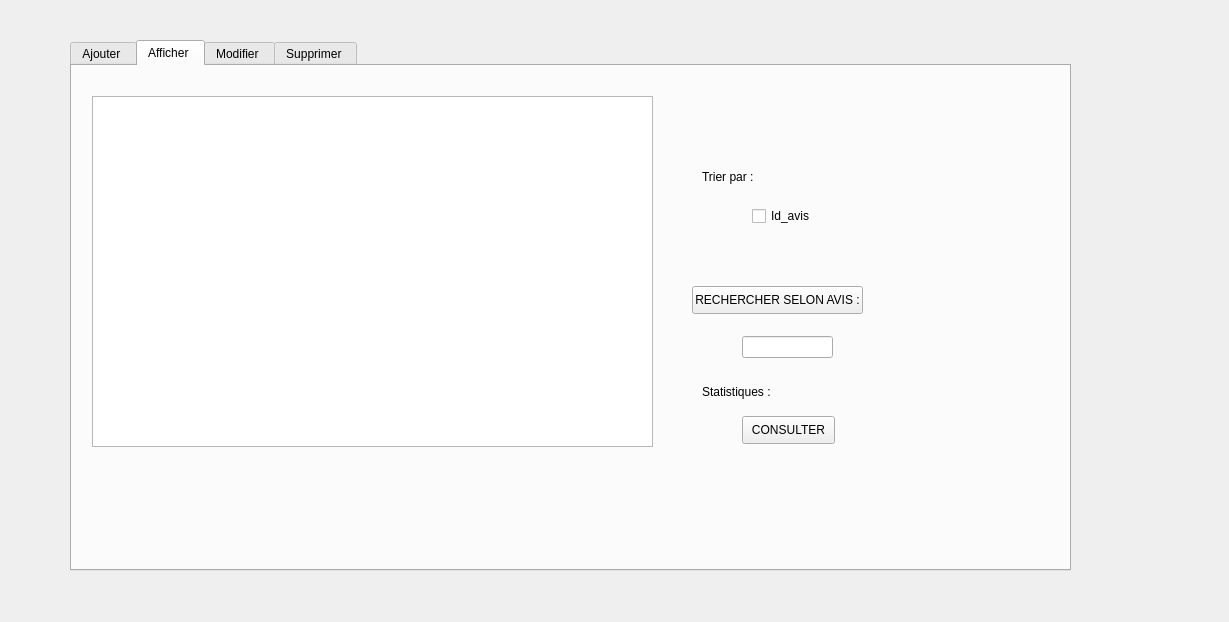
<?xml version="1.0" encoding="UTF-8"?>
<ui version="4.0">
 <class>gestion_avis</class>
 <widget class="QWidget" name="gestion_avis">
  <property name="geometry">
   <rect>
    <x>0</x>
    <y>0</y>
    <width>1229</width>
    <height>622</height>
   </rect>
  </property>
  <property name="windowTitle">
   <string>Form</string>
  </property>
  <widget class="QTabWidget" name="tabWidget">
   <property name="geometry">
    <rect>
     <x>70</x>
     <y>40</y>
     <width>1001</width>
     <height>531</height>
    </rect>
   </property>
   <property name="currentIndex">
    <number>1</number>
   </property>
   <widget class="QWidget" name="tab">
    <attribute name="title">
     <string>Ajouter </string>
    </attribute>
    <widget class="QGroupBox" name="groupBox">
     <property name="geometry">
      <rect>
       <x>40</x>
       <y>40</y>
       <width>641</width>
       <height>371</height>
      </rect>
     </property>
     <property name="title">
      <string/>
     </property>
     <widget class="QLabel" name="label">
      <property name="geometry">
       <rect>
        <x>30</x>
        <y>60</y>
        <width>61</width>
        <height>16</height>
       </rect>
      </property>
      <property name="text">
       <string>Identifient</string>
      </property>
     </widget>
     <widget class="QLabel" name="label_2">
      <property name="geometry">
       <rect>
        <x>30</x>
        <y>110</y>
        <width>81</width>
        <height>16</height>
       </rect>
      </property>
      <property name="text">
       <string>Avis_enfant</string>
      </property>
     </widget>
     <widget class="QLabel" name="label_3">
      <property name="geometry">
       <rect>
        <x>30</x>
        <y>160</y>
        <width>111</width>
        <height>20</height>
       </rect>
      </property>
      <property name="text">
       <string>Composition_modif</string>
      </property>
     </widget>
     <widget class="QLabel" name="label_4">
      <property name="geometry">
       <rect>
        <x>40</x>
        <y>220</y>
        <width>55</width>
        <height>16</height>
       </rect>
      </property>
      <property name="text">
       <string>Date</string>
      </property>
     </widget>
     <widget class="QLineEdit" name="le_id_avis">
      <property name="geometry">
       <rect>
        <x>190</x>
        <y>60</y>
        <width>113</width>
        <height>22</height>
       </rect>
      </property>
     </widget>
     <widget class="QLineEdit" name="avis_enfant">
      <property name="geometry">
       <rect>
        <x>190</x>
        <y>110</y>
        <width>113</width>
        <height>22</height>
       </rect>
      </property>
     </widget>
     <widget class="QLineEdit" name="la_composition_avis">
      <property name="geometry">
       <rect>
        <x>190</x>
        <y>160</y>
        <width>113</width>
        <height>22</height>
       </rect>
      </property>
     </widget>
     <widget class="QPushButton" name="pb_ajouter_avis">
      <property name="geometry">
       <rect>
        <x>350</x>
        <y>127</y>
        <width>111</width>
        <height>41</height>
       </rect>
      </property>
      <property name="text">
       <string>ajouter</string>
      </property>
     </widget>
     <widget class="QDateEdit" name="le_date_avis">
      <property name="geometry">
       <rect>
        <x>190</x>
        <y>210</y>
        <width>110</width>
        <height>22</height>
       </rect>
      </property>
     </widget>
    </widget>
   </widget>
   <widget class="QWidget" name="tab_2">
    <attribute name="title">
     <string>Afficher </string>
    </attribute>
    <widget class="QTableView" name="tab_avis">
     <property name="geometry">
      <rect>
       <x>20</x>
       <y>30</y>
       <width>561</width>
       <height>351</height>
      </rect>
     </property>
    </widget>
    <widget class="QCheckBox" name="check_box_id_avis">
     <property name="geometry">
      <rect>
       <x>680</x>
       <y>140</y>
       <width>81</width>
       <height>20</height>
      </rect>
     </property>
     <property name="text">
      <string>Id_avis</string>
     </property>
    </widget>
    <widget class="QLabel" name="label_10">
     <property name="geometry">
      <rect>
       <x>630</x>
       <y>80</y>
       <width>81</width>
       <height>61</height>
      </rect>
     </property>
     <property name="text">
      <string>Trier par :</string>
     </property>
    </widget>
    <widget class="QLineEdit" name="searchtxt">
     <property name="geometry">
      <rect>
       <x>670</x>
       <y>270</y>
       <width>91</width>
       <height>22</height>
      </rect>
     </property>
    </widget>
    <widget class="QPushButton" name="pushButton_2">
     <property name="geometry">
      <rect>
       <x>620</x>
       <y>220</y>
       <width>171</width>
       <height>28</height>
      </rect>
     </property>
     <property name="text">
      <string>RECHERCHER SELON AVIS :</string>
     </property>
    </widget>
    <widget class="QPushButton" name="pushButton_3">
     <property name="geometry">
      <rect>
       <x>670</x>
       <y>350</y>
       <width>93</width>
       <height>28</height>
      </rect>
     </property>
     <property name="text">
      <string>CONSULTER</string>
     </property>
    </widget>
    <widget class="QLabel" name="label_11">
     <property name="geometry">
      <rect>
       <x>630</x>
       <y>310</y>
       <width>171</width>
       <height>31</height>
      </rect>
     </property>
     <property name="text">
      <string>Statistiques :</string>
     </property>
    </widget>
   </widget>
   <widget class="QWidget" name="tab_4">
    <attribute name="title">
     <string>Modifier </string>
    </attribute>
    <widget class="QLabel" name="label_6">
     <property name="geometry">
      <rect>
       <x>40</x>
       <y>100</y>
       <width>111</width>
       <height>20</height>
      </rect>
     </property>
     <property name="text">
      <string>Identifient</string>
     </property>
    </widget>
    <widget class="QLabel" name="label_7">
     <property name="geometry">
      <rect>
       <x>40</x>
       <y>160</y>
       <width>101</width>
       <height>16</height>
      </rect>
     </property>
     <property name="text">
      <string>Avis_enfant</string>
     </property>
    </widget>
    <widget class="QLabel" name="label_8">
     <property name="geometry">
      <rect>
       <x>40</x>
       <y>220</y>
       <width>121</width>
       <height>16</height>
      </rect>
     </property>
     <property name="text">
      <string>Composition_modif</string>
     </property>
    </widget>
    <widget class="QLabel" name="label_9">
     <property name="geometry">
      <rect>
       <x>40</x>
       <y>280</y>
       <width>101</width>
       <height>16</height>
      </rect>
     </property>
     <property name="text">
      <string> Date</string>
     </property>
    </widget>
    <widget class="QLineEdit" name="le_id_avis_modif">
     <property name="geometry">
      <rect>
       <x>260</x>
       <y>100</y>
       <width>161</width>
       <height>22</height>
      </rect>
     </property>
    </widget>
    <widget class="QLineEdit" name="avis_enfant_modif">
     <property name="geometry">
      <rect>
       <x>260</x>
       <y>150</y>
       <width>161</width>
       <height>22</height>
      </rect>
     </property>
    </widget>
    <widget class="QLineEdit" name="la_composition_avis_modif">
     <property name="geometry">
      <rect>
       <x>260</x>
       <y>210</y>
       <width>161</width>
       <height>22</height>
      </rect>
     </property>
    </widget>
    <widget class="QPushButton" name="pushButton">
     <property name="geometry">
      <rect>
       <x>490</x>
       <y>170</y>
       <width>121</width>
       <height>28</height>
      </rect>
     </property>
     <property name="text">
      <string>Modifier</string>
     </property>
    </widget>
    <widget class="QDateEdit" name="le_date_modif2">
     <property name="geometry">
      <rect>
       <x>260</x>
       <y>270</y>
       <width>161</width>
       <height>22</height>
      </rect>
     </property>
    </widget>
   </widget>
   <widget class="QWidget" name="tab_3">
    <attribute name="title">
     <string>Supprimer </string>
    </attribute>
    <widget class="QLabel" name="label_5">
     <property name="geometry">
      <rect>
       <x>70</x>
       <y>105</y>
       <width>131</width>
       <height>21</height>
      </rect>
     </property>
     <property name="text">
      <string>Identifient</string>
     </property>
    </widget>
    <widget class="QLineEdit" name="le_id_avis_supp">
     <property name="geometry">
      <rect>
       <x>250</x>
       <y>101</y>
       <width>171</width>
       <height>41</height>
      </rect>
     </property>
    </widget>
    <widget class="QPushButton" name="pb_supprimer_avis">
     <property name="geometry">
      <rect>
       <x>390</x>
       <y>170</y>
       <width>111</width>
       <height>41</height>
      </rect>
     </property>
     <property name="text">
      <string>supprimer</string>
     </property>
    </widget>
   </widget>
  </widget>
 </widget>
 <resources/>
 <connections/>
</ui>
